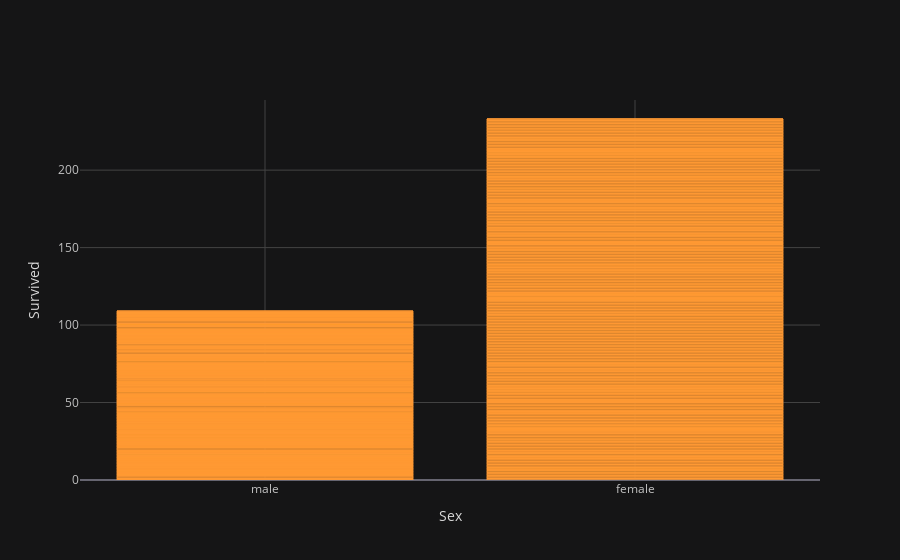

Notebook source saved alongside this figure:
### Code cell
df2.iplot(x='sex', y='survived', kind='bar', xTitle='Sex', yTitle='Survived', barmode='stack')

### Figure 1 — Plotly figure (JSON) as saved in the notebook; plotly's stock layout.template omitted (floating-point values rounded to 4 significant figures; data arrays with more than 128 entries replaced by an {"elided": "..."} marker saying what was removed)
{"data": [{"marker": {"color": "rgba(255, 153, 51, 0.6)", "line": {"color": "rgba(255, 153, 51, 1.0)", "width": 1}}, "name": "survived", "orientation": "v", "text": "", "type": "bar", "x": {"elided": "891 str values"}, "y": {"elided": "891 int values"}}], "layout": {"barmode": "stack", "legend": {"bgcolor": "#151516", "font": {"color": "#D9D9D9"}, "traceorder": "normal"}, "paper_bgcolor": "#151516", "plot_bgcolor": "#151516", "title": {"font": {"color": "#D9D9D9"}}, "xaxis": {"gridcolor": "#434343", "showgrid": true, "tickfont": {"color": "#C2C2C2"}, "title": {"font": {"color": "#D9D9D9"}, "text": "Sex"}, "zerolinecolor": "#666570"}, "yaxis": {"gridcolor": "#434343", "showgrid": true, "tickfont": {"color": "#C2C2C2"}, "title": {"font": {"color": "#D9D9D9"}, "text": "Survived"}, "zerolinecolor": "#666570"}}}
